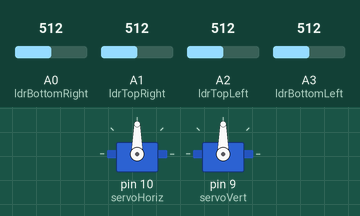
A sketch run on a simulated Arduino Uno, built with avr-gcc and run on an emulated ATmega328P. Parts: 2 × servo. The test bench sets the inputs (shaded band); at power-on: A0 (ldrBottomRight) = 512, A1 (ldrTopRight) = 512, A2 (ldrTopLeft) = 512, A3 (ldrBottomLeft) = 512.

Above: at 1.7 s.
1.8 s: A0 (ldrBottomRight) set to 524
At 2.38 s:
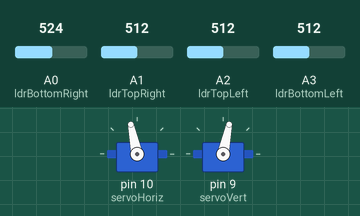
4.8 s: A1 (ldrTopRight) set to 524
At 7.4 s:
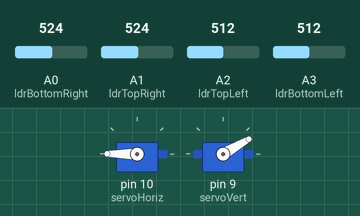
7.8 s: A2 (ldrTopLeft) set to 498
At 9.7 s:
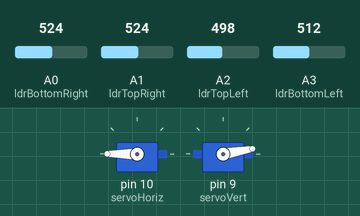
10.8 s: A3 (ldrBottomLeft) set to 716
At 11.38 s:
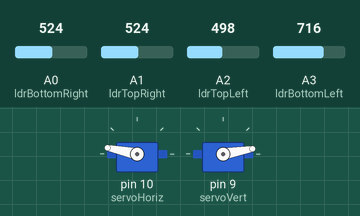
13.8 s: A0 (ldrBottomRight) set to 170
At 13.96 s:
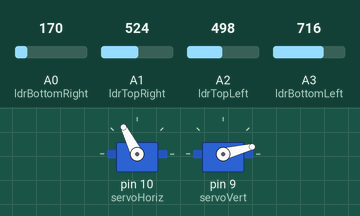
16.8 s: A2 (ldrTopLeft) set to 306
Timing chart, 0 to 20.8 s (numbered marks = the images above; inputs shaded):
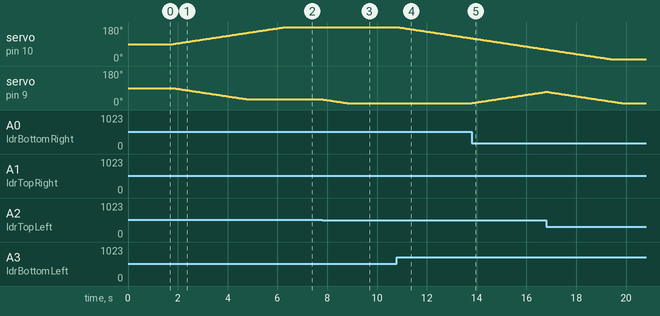

The sketch:

Adaptive-Intelligent-Light-Tracking-System.ino
```cpp
/*
  Intelligent Light-Tracking System
  Authors: Ganga2807,Poornima020,npavan0206
  Description:
    Engineered an intelligent light-tracking system using LDR sensors and microcontrollers
    to dynamically align with the brightest light source. Implemented real-time motor control
    for precise tracking, boosting energy efficiency in smart lighting and optical systems.
*/

#include <Servo.h>

// Create servo objects
Servo servoHoriz;  // Horizontal servo (pan)
Servo servoVert;   // Vertical servo (tilt)

// Starting positions (mid-range)
int angleHoriz = 90; // Horizontal starting angle
int angleVert  = 90; // Vertical starting angle

// Define servo limits
const int horizServoMin = 10;
const int horizServoMax = 180;
const int vertServoMin  = 10;
const int vertServoMax  = 180;

// Define LDR sensor pins (using analog inputs)
const int ldrTopRight    = A1; // Top right LDR
const int ldrTopLeft     = A2; // Top left LDR
const int ldrBottomRight = A0; // Bottom right LDR
const int ldrBottomLeft  = A3; // Bottom left LDR

void setup() {
  // Attach servos to Arduino pins
  servoHoriz.attach(10);  // Horizontal servo on pin 10
  servoVert.attach(9);    // Vertical servo on pin 9

  // Initialize servos to the starting position
  servoHoriz.write(angleHoriz);
  servoVert.write(angleVert);

  // Small delay for stabilization
  delay(500);
}

void loop() {
  // Read LDR values
  int topLeft     = analogRead(ldrTopLeft);
  int topRight    = analogRead(ldrTopRight);
  int bottomLeft  = analogRead(ldrBottomLeft);
  int bottomRight = analogRead(ldrBottomRight);

  // Calculate average values for top, bottom, left, and right
  int avgTop    = (topLeft + topRight) / 2;
  int avgBottom = (bottomLeft + bottomRight) / 2;
  int avgLeft   = (topLeft + bottomLeft) / 2;
  int avgRight  = (topRight + bottomRight) / 2;

  // --- Vertical Adjustment ---
  // If the top receives less light than the bottom, tilt upward.
  if (avgTop < avgBottom) {
    angleVert = max(angleVert - 1, vertServoMin);
  }
  // If the bottom receives less light than the top, tilt downward.
  else if (avgBottom < avgTop) {
    angleVert = min(angleVert + 1, vertServoMax);
  }
  // Write the updated vertical angle to the servo.
  servoVert.write(angleVert);

  // --- Horizontal Adjustment ---
  // If the left side receives more light than the right, pan left.
  if (avgLeft > avgRight) {
    angleHoriz = max(angleHoriz - 1, horizServoMin);
  }
  // If the right side receives more light than the left, pan right.
  else if (avgRight > avgLeft) {
    angleHoriz = min(angleHoriz + 1, horizServoMax);
  }
  // Write the updated horizontal angle to the servo.
  servoHoriz.write(angleHoriz);

  // Delay for smooth movement
  delay(50);
}
```

Measured:
- the behaviour switches between 513 and 514 on A0 (ldrBottomRight) (found by bisection; images 0 and 1)
- the behaviour switches between 523 and 524 on A1 (ldrTopRight) (found by bisection; images 1 and 2)
- the behaviour switches between 512 and 511 on A2 (ldrTopLeft) (found by bisection; images 2 and 3)
- after the input at 1.8 s, servo on pin 10 (servoHoriz): moves from 90° to 149° over 2.9 s, starting at once; servo on pin 9 (servoVert): moves from 90° to 31° over 2.9 s, starting at once
- after the input at 4.8 s, servo on pin 9 (servoVert): goes on until 4.8 s, then stays 30°
- after the input at 7.8 s, servo on pin 9 (servoVert): moves from 30° to 10° over 0.96 s, starting at once
- after the input at 10.8 s, servo on pin 10 (servoHoriz): moves from 180° to 121° over 2.9 s, starting at once
- after the input at 13.8 s, servo on pin 9 (servoVert): moves from 10° to 70° over 3.0 s, starting at once
